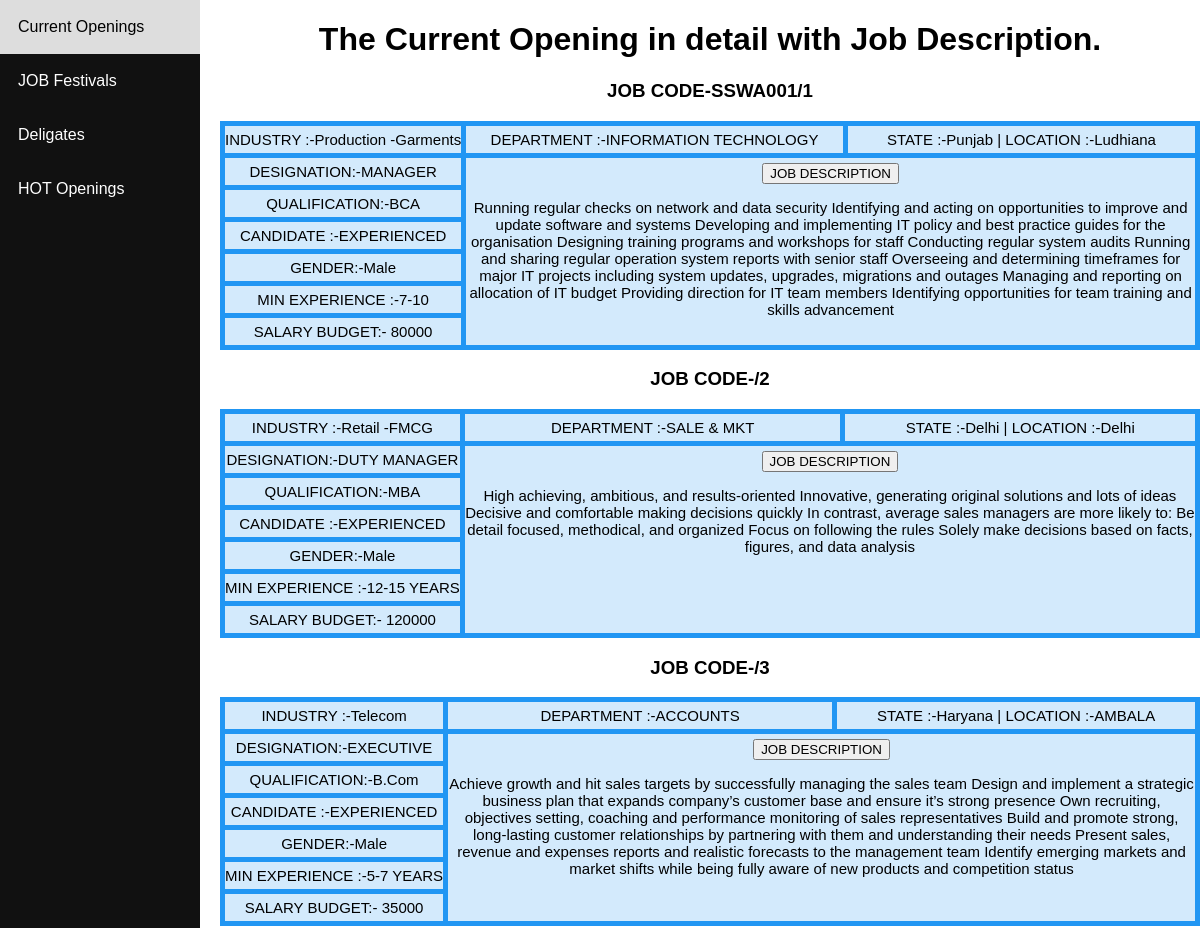
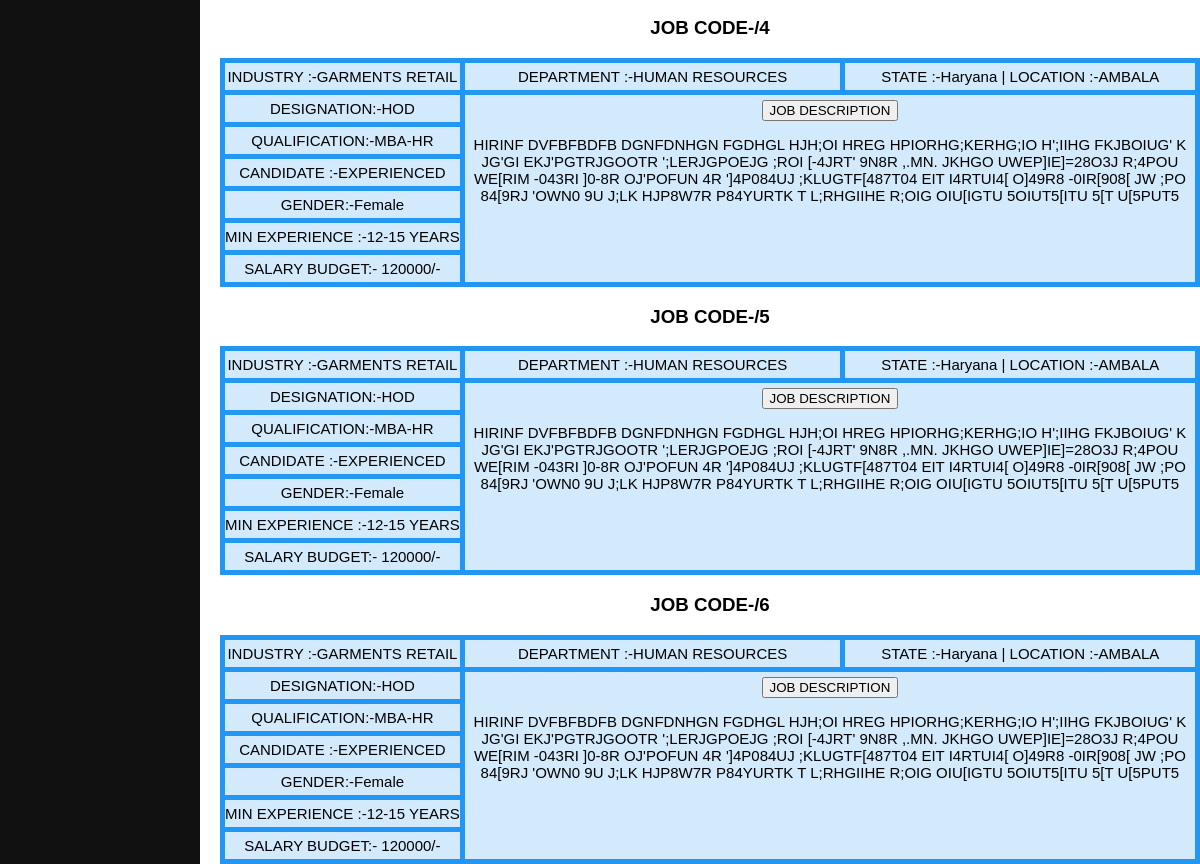
The page /copening/ on the database its author committed (2 pictures, top to bottom).
### jobsopening/models.py (models this page shows)
class opening(models.Model):
	Deligate=models.ForeignKey(deligate,null=True,blank=True,on_delete=models.SET_NULL)
	Regno = models.CharField(default=0,max_length=100)
	Industry = models.CharField(default=0,max_length=100)
	Location=models.CharField(default=0,max_length=100)
	State= models.CharField(default=0,choices=STATE_CHOICES, max_length=100)
	Department= models.CharField(default=0,choices=DEPT_CHOICES, max_length=50)
	Qualification=models.CharField(default=0,max_length=100)
	Designation = models.CharField(default=0,choices=DESIG_CHOICES, max_length=50)
	Ctype = models.CharField(default=0,choices=CAND_CHOICES, max_length=50)
	Gender = models.CharField(default=0,choices=GENDER_CHOICES, max_length=50)
	Minexp=models.CharField(default=0,choices=EXP_CHOICES, max_length=50)
	Budget = models.CharField(default=0,max_length=50)
	DetailJD  =models.TextField(default=0,)

### deligates/models.py (models this page shows)
class deligate(models.Model):
	Regno= models.CharField(default=0,max_length=100)
	Name=models.CharField(default=0,max_length=100)
	Address=models.TextField(default=0,max_length=255)
	City=models.CharField(default=0,max_length=100)
	Pincode=models.IntegerField()
	State= models.CharField(default=0,choices=STATE_CHOICES, max_length=100)
	Mobno= models.IntegerField()
	Mailid=models.CharField(default=0,max_length=100)

### jobsopening/views.py (the view)
# urls.py: path('copening/',jopening),
def jopening(request):
	obj = opening.objects.all()
	return render(request,'copening.html', {'opening':obj})

### templates/copening.html (shortened to what this page needs)
<!DOCTYPE html PUBLIC "-//W3C//DTD XHTML 1.0 Transitional//EN" "http://www.w3.org/TR/xhtml1/DTD/xhtml1-transitional.dtd">
<html xmlns="http://www.w3.org/1999/xhtml">
<head>
</head>
<div class="sidenav">
  <a href="/copening">Current Openings</a>
  <a href="#">JOB Festivals</a>
  <a href="/deligate">Deligates</a>
  <a href="#">HOT Openings</a>
</div>
<div class="content">
  <center> <h1> The Current Opening in detail with Job Description. </center>
  {% for i in opening %}
    <div> <center>  <h3> JOB CODE-{{i.Deligate.Regno}}/{{i.id}}   </h3>        </center> </div>
    <div class="grid-container">
      <div class="item1">INDUSTRY  :-{{ i.Industry}}</div>
      <div class="item2">DEPARTMENT  :-{{ i.Department }}</div>
      <div class="item3">STATE  :-{{ i.State }} | LOCATION :-{{ i.Location }}</div>
      <div class="item4">DESIGNATION:-{{ i.Designation }}</div>
      <div class="item5"><center> <button>   JOB  DESCRIPTION </button> </center>
                 <p>{{ i.DetailJD }}</p>
      </div>
      <div class="item6">QUALIFICATION:-{{ i.Qualification }}</div>
      <div class="item7">CANDIDATE :-{{ i.Ctype }}</div>
      <div class="item8">GENDER:-{{ i.Gender }}</div>
      <div class="item9">MIN EXPERIENCE :-{{ i.Minexp }}</div>
      <div class="item10">SALARY BUDGET:- {{ i.Budget }}</div>
    </div>
  {% endfor %}
</div>
<body>
</body>
</html>

### templates/copening.html (style rules this page uses)
* { box-sizing: border-box; }
body { margin: 0; font-family: Arial, Helvetica, sans-serif; }
.sidenav { height: 100%; width: 200px; position: fixed; z-index: 5; top: 0; left: 0; background-color: #111; overflow-x: hidden; }
.sidenav a { color: white; padding: 18px; text-decoration: none; display: block; }
.content { margin-left: 200px; padding-left: 20px; }
.grid-container { display: grid; grid-template-columns: auto auto auto; grid-gap: 5px; background-color: #2196F3; padding: 5px; }
.grid-container > div { background-color: rgba(255, 255, 255, 0.8); text-align: center; padding: 5px 0; font-size: 15px; }
.item5 { grid-area: 2 / 2 / 8 / 4; }

### rows shown on the page
opening: Deligate.Regno "SSWA001", id "1", Industry "Production -Garments", Department "INFORMATION TECHNOLOGY", State "Punjab", Location "Ludhiana", Designation "MANAGER", DetailJD "Running regular checks on network and data security Identifying and acting on opportunities to improve and update software and systems Developing and implementing IT policy and best practice guides for the organisation Designing training programs and workshops for staff Conducting regular system audits Running and sharing regular operation system reports with senior staff Overseeing and determining timeframes for major IT projects including system updates, upgrades, migrations and outages Managing and reporting on allocation of IT budget Providing direction for IT team members Identifying opportunities for team training and skills advancement", Qualification "BCA", Ctype "EXPERIENCED", Gender "Male", Minexp "7-10", Budget "80000"
opening: id "2", Industry "Retail -FMCG", Department "SALE & MKT", State "Delhi", Location "Delhi", Designation "DUTY MANAGER", DetailJD "High achieving, ambitious, and results-oriented Innovative, generating original solutions and lots of ideas Decisive and comfortable making decisions quickly In contrast, average sales managers are more likely to: Be detail focused, methodical, and organized Focus on following the rules Solely make decisions based on facts, figures, and data analysis", Qualification "MBA", Ctype "EXPERIENCED", Gender "Male", Minexp "12-15 YEARS", Budget "120000"
opening: id "3", Industry "Telecom", Department "ACCOUNTS", State "Haryana", Location "AMBALA", Designation "EXECUTIVE", DetailJD "Achieve growth and hit sales targets by successfully managing the sales team Design and implement a strategic business plan that expands company’s customer base and ensure it’s strong presence Own recruiting, objectives setting, coaching and performance monitoring of sales representatives Build and promote strong, long-lasting customer relationships by partnering with them and understanding their needs Present sales, revenue and expenses reports and realistic forecasts to the management team Identify emerging markets and market shifts while being fully aware of new products and competition status", Qualification "B.Com", Ctype "EXPERIENCED", Gender "Male", Minexp "5-7 YEARS", Budget "35000"
opening: id "4", Industry "GARMENTS RETAIL", Department "HUMAN RESOURCES", State "Haryana", Location "AMBALA", Designation "HOD", DetailJD "HIRINF DVFBFBDFB DGNFDNHGN FGDHGL HJH;OI HREG HPIORHG;KERHG;IO H';IIHG FKJBOIUG' K JG'GI EKJ'PGTRJGOOTR ';LERJGPOEJG ;ROI [-4JRT' 9N8R ,.MN. JKHGO UWEP]IE]=28O3J R;4POU WE[RIM -043RI ]0-8R OJ'POFUN 4R ']4P084UJ ;KLUGTF[487T04 EIT I4RTUI4[ O]49R8 -0IR[908[ JW ;PO 84[9RJ 'OWN0 9U J;LK HJP8W7R P84YURTK T L;RHGIIHE R;OIG OIU[IGTU 5OIUT5[ITU 5[T U[5PUT5", Qualification "MBA-HR", Ctype "EXPERIENCED", Gender "Female", Minexp "12-15 YEARS", Budget "120000/-"
opening: id "5", Industry "GARMENTS RETAIL", Department "HUMAN RESOURCES", State "Haryana", Location "AMBALA", Designation "HOD", DetailJD "HIRINF DVFBFBDFB DGNFDNHGN FGDHGL HJH;OI HREG HPIORHG;KERHG;IO H';IIHG FKJBOIUG' K JG'GI EKJ'PGTRJGOOTR ';LERJGPOEJG ;ROI [-4JRT' 9N8R ,.MN. JKHGO UWEP]IE]=28O3J R;4POU WE[RIM -043RI ]0-8R OJ'POFUN 4R ']4P084UJ ;KLUGTF[487T04 EIT I4RTUI4[ O]49R8 -0IR[908[ JW ;PO 84[9RJ 'OWN0 9U J;LK HJP8W7R P84YURTK T L;RHGIIHE R;OIG OIU[IGTU 5OIUT5[ITU 5[T U[5PUT5", Qualification "MBA-HR", Ctype "EXPERIENCED", Gender "Female", Minexp "12-15 YEARS", Budget "120000/-"
opening: id "6", Industry "GARMENTS RETAIL", Department "HUMAN RESOURCES", State "Haryana", Location "AMBALA", Designation "HOD", DetailJD "HIRINF DVFBFBDFB DGNFDNHGN FGDHGL HJH;OI HREG HPIORHG;KERHG;IO H';IIHG FKJBOIUG' K JG'GI EKJ'PGTRJGOOTR ';LERJGPOEJG ;ROI [-4JRT' 9N8R ,.MN. JKHGO UWEP]IE]=28O3J R;4POU WE[RIM -043RI ]0-8R OJ'POFUN 4R ']4P084UJ ;KLUGTF[487T04 EIT I4RTUI4[ O]49R8 -0IR[908[ JW ;PO 84[9RJ 'OWN0 9U J;LK HJP8W7R P84YURTK T L;RHGIIHE R;OIG OIU[IGTU 5OIUT5[ITU 5[T U[5PUT5", Qualification "MBA-HR", Ctype "EXPERIENCED", Gender "Female", Minexp "12-15 YEARS", Budget "120000/-"
